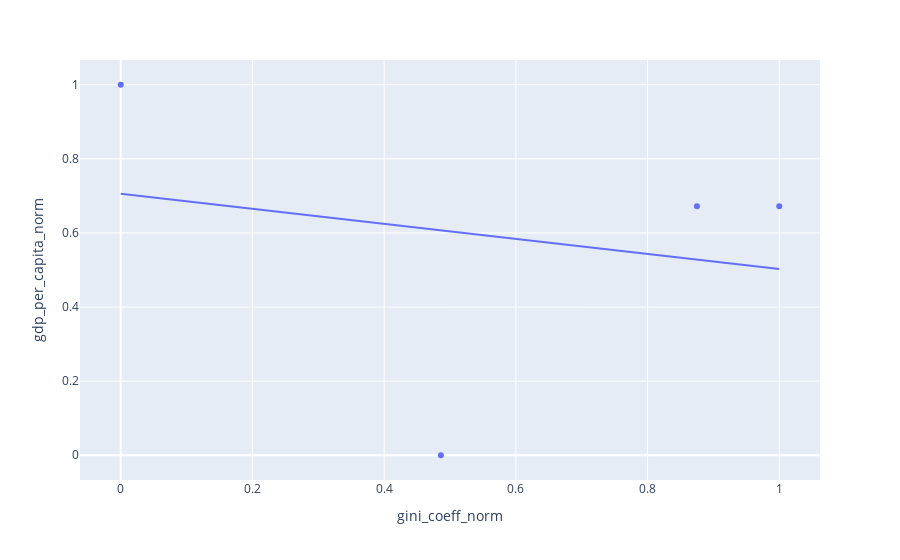

Notebook code cell kept with this figure:
### Code cell
# create a new index with yearly values
yearly_index = pd.Index(range(df_final_group.index.min(), df_stats.index.max() + 1), name='fifty')
# reindex the DataFrame with the yearly index and interpolate the missing values
interpolated_df = df_final_group.reindex(yearly_index).interpolate(method='linear')
interpolated_df['region_code']=country
interpolated_df = interpolated_df[['fifty', 'gini_coeff', 'region_code']]
interpolated_df.columns = ['year', 'gini_coeff', 'region_code']

from sklearn import preprocessing

final_stats = pd.merge(interpolated_df, df_maddison_filtered, on = ['year', 'region_code'])
final_stats = final_stats.sort_values('year')


min_max_scaler = preprocessing.MinMaxScaler()
final_stats['gini_coeff_norm'] =  min_max_scaler.fit_transform(final_stats[['gini_coeff']])
final_stats['gdp_per_capita_norm'] =  min_max_scaler.fit_transform(final_stats[['gdp_per_capita']])
final_stats = final_stats.drop_duplicates()

fig_stats = px.scatter(final_stats, x = 'gini_coeff_norm', y = 'gdp_per_capita_norm', trendline = 'ols')
fig_stats.show()

import statsmodels.formula.api as smf

# load the data into a DataFrame

# perform a multiple regression analysis with 'country' as a control variable
model = smf.ols('gini_coeff_norm ~ gdp_per_capita_norm + year', data=final_stats)
results = model.fit()
print(results.summary())

### Figure 1 — Plotly figure (JSON) as saved in the notebook; plotly's stock layout.template omitted (floating-point values rounded to 4 significant figures)
{"data": [{"hovertemplate": "gini_coeff_norm=%{x}<br>gdp_per_capita_norm=%{y}<extra></extra>", "legendgroup": "", "marker": {"color": "#636efa", "symbol": "circle"}, "mode": "markers", "name": "", "orientation": "v", "showlegend": false, "type": "scatter", "x": [0.4861, 1, 0.875, 0], "xaxis": "x", "y": [0, 0.6722, 0.6722, 1], "yaxis": "y"}, {"hovertemplate": "<b>OLS trendline</b><br>gdp_per_capita_norm = -0.203034 * gini_coeff_norm + 0.705934<br>R<sup>2</sup>=0.047338<br><br>gini_coeff_norm=%{x}<br>gdp_per_capita_norm=%{y} <b>(trend)</b><extra></extra>", "legendgroup": "", "marker": {"color": "#636efa", "symbol": "circle"}, "mode": "lines", "name": "", "showlegend": false, "type": "scatter", "x": [0, 0.4861, 0.875, 1], "xaxis": "x", "y": [0.7059, 0.6072, 0.5283, 0.5029], "yaxis": "y"}], "layout": {"autosize": true, "legend": {"tracegroupgap": 0}, "margin": {"t": 60}, "xaxis": {"anchor": "y", "autorange": true, "domain": [0, 1], "range": [-0.06105, 1.061], "title": {"text": "gini_coeff_norm"}, "type": "linear"}, "yaxis": {"anchor": "x", "autorange": true, "domain": [0, 1], "range": [-0.07743, 1.077], "title": {"text": "gdp_per_capita_norm"}, "type": "linear"}}}
